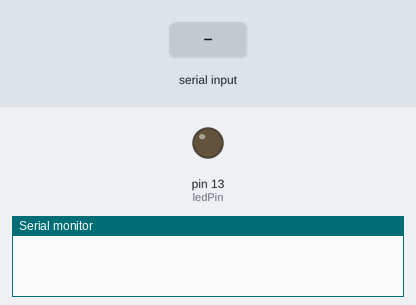
Recording of a sketch running on a simulated Arduino Uno, built with avr-gcc and run on an emulated ATmega328P. Parts: output pins drawn as LEDs (lit = HIGH), the last lines printed to the serial monitor. The inputs (shaded band) are chosen by the test bench.

Above: at 1.2 s.
1.3 s: "1" received over Serial
At 2.5 s:
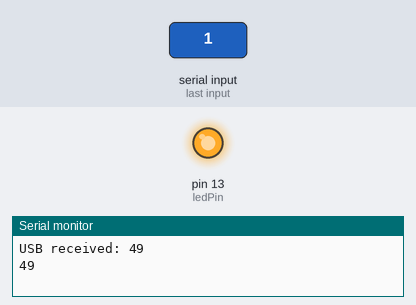
2.8 s: "0" received over Serial
At 3.7 s:
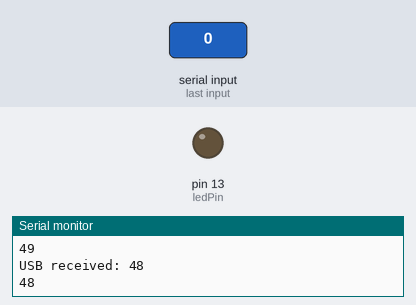
Timing chart, 0 to 5.8 s (numbered marks = the images above; inputs shaded):
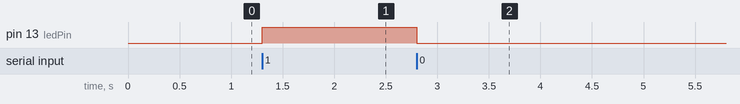

Measured:
- after the input at 1.3 s, pin 13 (ledPin): LOW → HIGH at once
- after the input at 2.8 s, pin 13 (ledPin): HIGH → LOW at once

The sketch:

teensy_serial.ino
```cpp
const int ledPin = 13;      // the pin that the LED is attached to

void setup() {
  // put your setup code here, to run once:
  Serial.begin(9600);
    // initialize the ledPin as an output:
  pinMode(ledPin, OUTPUT);
}

void loop() {
  // put your main code here, to run repeatedly:
  //Serial.write(100);
  //delay(1000);

  int incomingByte;


  if (Serial.available() > 0) {
    incomingByte = Serial.read();
    Serial.print("USB received: ");
    Serial.println(incomingByte, DEC);

    if (incomingByte == 49)
    {
      digitalWrite(ledPin, HIGH);
      Serial.println(incomingByte);
    }
    if (incomingByte == 48)
    {
      digitalWrite(ledPin, LOW);
      Serial.println(incomingByte);
    }


  }
}
```
